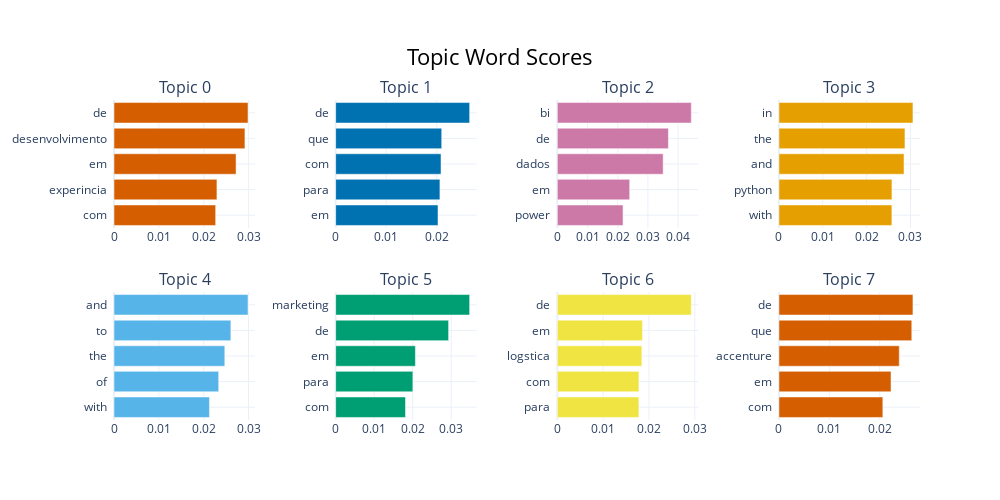

Source (notebook cell):
### Code cell
topic_model.visualize_barchart()

### Figure 1 — Plotly figure (JSON) as saved in the notebook; plotly's stock layout.template omitted (floating-point values rounded to 4 significant figures)
{"data": [{"marker": {"color": "#D55E00"}, "orientation": "h", "type": "bar", "x": [0.02265, 0.02293, 0.0272, 0.02917, 0.02985], "xaxis": "x", "y": ["com  ", "experincia  ", "em  ", "desenvolvimento  ", "de  "], "yaxis": "y"}, {"marker": {"color": "#0072B2"}, "orientation": "h", "type": "bar", "x": [0.02025, 0.02062, 0.02084, 0.02098, 0.0265], "xaxis": "x2", "y": ["em  ", "para  ", "com  ", "que  ", "de  "], "yaxis": "y2"}, {"marker": {"color": "#CC79A7"}, "orientation": "h", "type": "bar", "x": [0.02177, 0.02397, 0.03505, 0.03679, 0.04437], "xaxis": "x3", "y": ["power  ", "em  ", "dados  ", "de  ", "bi  "], "yaxis": "y3"}, {"marker": {"color": "#E69F00"}, "orientation": "h", "type": "bar", "x": [0.02576, 0.02577, 0.02852, 0.02874, 0.03056], "xaxis": "x4", "y": ["with  ", "python  ", "and  ", "the  ", "in  "], "yaxis": "y4"}, {"marker": {"color": "#56B4E9"}, "orientation": "h", "type": "bar", "x": [0.02128, 0.02334, 0.0247, 0.02606, 0.02987], "xaxis": "x5", "y": ["with  ", "of  ", "the  ", "to  ", "and  "], "yaxis": "y5"}, {"marker": {"color": "#009E73"}, "orientation": "h", "type": "bar", "x": [0.01813, 0.02004, 0.0207, 0.02932, 0.03479], "xaxis": "x6", "y": ["com  ", "para  ", "em  ", "de  ", "marketing  "], "yaxis": "y6"}, {"marker": {"color": "#F0E442"}, "orientation": "h", "type": "bar", "x": [0.0178, 0.01781, 0.01845, 0.01858, 0.02924], "xaxis": "x7", "y": ["para  ", "com  ", "logstica  ", "em  ", "de  "], "yaxis": "y7"}, {"marker": {"color": "#D55E00"}, "orientation": "h", "type": "bar", "x": [0.02061, 0.02224, 0.02387, 0.02636, 0.02659], "xaxis": "x8", "y": ["com  ", "em  ", "accenture  ", "que  ", "de  "], "yaxis": "y8"}], "layout": {"annotations": [{"font": {"size": 16}, "showarrow": false, "text": "Topic 0", "x": 0.0875, "xanchor": "center", "xref": "paper", "y": 1, "yanchor": "bottom", "yref": "paper"}, {"font": {"size": 16}, "showarrow": false, "text": "Topic 1", "x": 0.3625, "xanchor": "center", "xref": "paper", "y": 1, "yanchor": "bottom", "yref": "paper"}, {"font": {"size": 16}, "showarrow": false, "text": "Topic 2", "x": 0.6375, "xanchor": "center", "xref": "paper", "y": 1, "yanchor": "bottom", "yref": "paper"}, {"font": {"size": 16}, "showarrow": false, "text": "Topic 3", "x": 0.9125, "xanchor": "center", "xref": "paper", "y": 1, "yanchor": "bottom", "yref": "paper"}, {"font": {"size": 16}, "showarrow": false, "text": "Topic 4", "x": 0.0875, "xanchor": "center", "xref": "paper", "y": 0.4, "yanchor": "bottom", "yref": "paper"}, {"font": {"size": 16}, "showarrow": false, "text": "Topic 5", "x": 0.3625, "xanchor": "center", "xref": "paper", "y": 0.4, "yanchor": "bottom", "yref": "paper"}, {"font": {"size": 16}, "showarrow": false, "text": "Topic 6", "x": 0.6375, "xanchor": "center", "xref": "paper", "y": 0.4, "yanchor": "bottom", "yref": "paper"}, {"font": {"size": 16}, "showarrow": false, "text": "Topic 7", "x": 0.9125, "xanchor": "center", "xref": "paper", "y": 0.4, "yanchor": "bottom", "yref": "paper"}], "height": 500, "hoverlabel": {"bgcolor": "white", "font": {"family": "Rockwell", "size": 16}}, "showlegend": false, "title": {"font": {"color": "Black", "size": 22}, "text": "Topic Word Scores", "x": 0.5, "xanchor": "center", "yanchor": "top"}, "width": 1000, "xaxis": {"anchor": "y", "domain": [0, 0.175], "showgrid": true}, "xaxis2": {"anchor": "y2", "domain": [0.275, 0.45], "showgrid": true}, "xaxis3": {"anchor": "y3", "domain": [0.55, 0.725], "showgrid": true}, "xaxis4": {"anchor": "y4", "domain": [0.825, 1], "showgrid": true}, "xaxis5": {"anchor": "y5", "domain": [0, 0.175], "showgrid": true}, "xaxis6": {"anchor": "y6", "domain": [0.275, 0.45], "showgrid": true}, "xaxis7": {"anchor": "y7", "domain": [0.55, 0.725], "showgrid": true}, "xaxis8": {"anchor": "y8", "domain": [0.825, 1], "showgrid": true}, "yaxis": {"anchor": "x", "domain": [0.6, 1], "showgrid": true}, "yaxis2": {"anchor": "x2", "domain": [0.6, 1], "showgrid": true}, "yaxis3": {"anchor": "x3", "domain": [0.6, 1], "showgrid": true}, "yaxis4": {"anchor": "x4", "domain": [0.6, 1], "showgrid": true}, "yaxis5": {"anchor": "x5", "domain": [0, 0.4], "showgrid": true}, "yaxis6": {"anchor": "x6", "domain": [0, 0.4], "showgrid": true}, "yaxis7": {"anchor": "x7", "domain": [0, 0.4], "showgrid": true}, "yaxis8": {"anchor": "x8", "domain": [0, 0.4], "showgrid": true}}}
